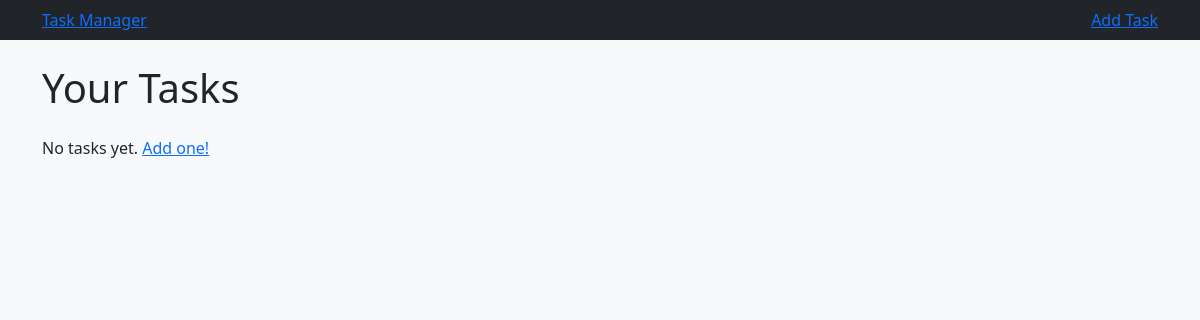
The app's page /, older data.
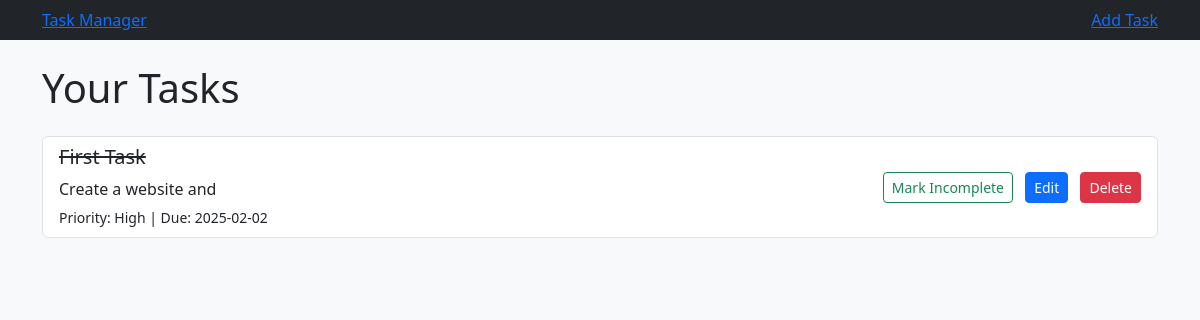
The same page, newer data.
### models.py (models this page shows, shortened)
class Task(db.Model):
    id = db.Column(db.Integer, primary_key=True) # Unique Task ID
    title = db.Column(db.String(100), nullable=False) # Task Title
    description = db.Column(db.Text, nullable=True) # Task Description
    priority = db.Column(db.String(10), nullable=False, default='Medium') # Options: Low, Medium, High
    due_date = db.Column(db.Date)
    is_complete = db.Column(db.Boolean, default=False)
    created_at = db.Column(db.DateTime, default=datetime.utcnow)

### app.py (the view)
@app.route('/')
def index():
    tasks = Task.query.order_by(Task.created_at.desc()).all() # Fetch all tasks from the database
    return render_template('index.html', tasks=tasks)

### templates/index.html
 {% extends 'base.html' %}
 {% block content %}
 <h1 class="mb-4">Your Tasks</h1>
 {% if tasks %}
    <div class="list-group">
        {% for task in tasks %}
            <div class="list-group-item d-flex justify-content-between align-items-center">
                <div>
                    <h5 class="{{ 'text-decoration-line-through' if task.is_complete }}">{{ task.title }}</h5>
                    {% if task.description %}
                        <p class="mb-1">{{ task.description }}</p>
                    {% endif %}
                    <small>
                        Priority: <span clas="badge bg-info">{{ task.priority }}</span>
                        {% if task.due_date %}
                            | Due: {{ task.due_date.strftime('%Y-%m-%d') }}
                        {% endif %}
                    </small>
                </div>
                <div>
                     <button class="btn btn-sm btn-outline-success me-2 toggle-complete" data-task-id="{{ task.id }}">
                        {% if task.is_complete %}
                            Mark Incomplete
                        {% else %}
                            Mark Complete
                        {% endif %}
                     </button>
                      <a href="{{ url_for('edit_task', task_id=task.id) }}" class="btn btn-sm btn-primary me-2">Edit</a>
                       <form action="{{ url_for('delete_task', task_id=task.id) }}" method="POST" style="display: inline-block;">
                            <button type="submit" class="btn btn-sm btn-danger" onclick="return confirm('Are you sure?')">Delete</button>
                       </form>
                </div>
            </div>
        {% endfor %}
    </div>
{% else %}
    <p>No tasks yet. <a href="{{ url_for('add_task') }}">Add one!</a></p>
{% endif %}
{% endblock %}

### templates/base.html (shortened to what this page needs)
<!DOCTYPE html>
<html lang="en">
    <head>
         <link href="https://cdn.jsdelivr.net/npm/bootstrap@5.3.0/dist/css/bootstrap.min.css" rel="stylesheet">
          <link rel="stylesheet" href="{{ url_for('static', filename='css/styles.css') }}">
    </head>
    <body>
        <nav class="navbar navbar-expand-lg navbar-dark bg-dark mb-4">
            <div class="container">
                <a class=""navbar-brand" href="{{ url_for('index') }}">Task Manager</a>
                <div class="collapse navbar-collapse">
                    <ul class="navbar-nav ms-auto">
                        <li class="nav-item">
                            <a class="nav-ling" href="{{ url_for('add_task') }}"> Add Task</a>
                        </li>
                    </ul>
                </div>
            </div>
        </nav>
        <div class="container">
            {% block content %}
            {% endblock %}
        </div>
    </body>
</html>

### static/css/styles.css (style rules this page uses)
body { background-color: #f8f9fa; }

Row changes from the older to the newer data that the page shows:
added Task: title "First Task", description "Create a website and", priority "High", due_date "2025-02-02", is_complete "Mark Incomplete"
Text that changed along with them:
text no longer shown: "No tasks yet. Add one!"
